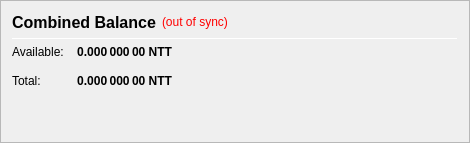
                   <widget class="QFrame" name="frame_CombinedBalances">
                    <property name="minimumSize">
                     <size>
                      <width>470</width>
                      <height>0</height>
                     </size>
                    </property>
                    <property name="frameShape">
                     <enum>QFrame::StyledPanel</enum>
                    </property>
                    <property name="frameShadow">
                     <enum>QFrame::Raised</enum>
                    </property>
                    <layout class="QVBoxLayout" name="verticalLayout_5">
                     <item>
                      <layout class="QHBoxLayout" name="horizontalLayout_5" stretch="0">
                       <item>
                        <widget class="QLabel" name="label_5z">
                         <property name="minimumSize">
                          <size>
                           <width>0</width>
                           <height>20</height>
                          </size>
                         </property>
                         <property name="font">
                          <font>
                           <pointsize>12</pointsize>
                           <weight>75</weight>
                           <bold>true</bold>
                          </font>
                         </property>
                         <property name="toolTip">
                          <string>Combined Balance (including unconfirmed and immature coins)</string>
                         </property>
                         <property name="text">
                          <string>Combined Balance</string>
                         </property>
                        </widget>
                       </item>
                       <item>
                        <widget class="QLabel" name="labelWalletStatus">
                         <property name="cursor">
                          <cursorShape>WhatsThisCursor</cursorShape>
                         </property>
                         <property name="toolTip">
                          <string>The displayed information may be out of date. Your wallet automatically synchronizes with the NANITE network after a connection is established, but this process has not completed yet.</string>
                         </property>
                         <property name="styleSheet">
                          <string notr="true">QLabel { color: red; }</string>
                         </property>
                         <property name="text">
                          <string notr="true">(out of sync)</string>
                         </property>
                         <property name="alignment">
                          <set>Qt::AlignLeading|Qt::AlignLeft|Qt::AlignVCenter</set>
                         </property>
                        </widget>
                       </item>
                       <item>
                        <spacer name="horizontalSpacer_1">
                         <property name="orientation">
                          <enum>Qt::Horizontal</enum>
                         </property>
                         <property name="sizeHint" stdset="0">
                          <size>
                           <width>40</width>
                           <height>20</height>
                          </size>
                         </property>
                        </spacer>
                       </item>
                      </layout>
                     </item>
                     <item>
                      <widget class="Line" name="line_CombinedBalance">
                       <property name="minimumSize">
                        <size>
                         <width>0</width>
                         <height>1</height>
                        </size>
                       </property>
                       <property name="maximumSize">
                        <size>
                         <width>16777215</width>
                         <height>1</height>
                        </size>
                       </property>
                       <property name="orientation">
                        <enum>Qt::Horizontal</enum>
                       </property>
                      </widget>
                     </item>
                     <item>
                      <layout class="QGridLayout" name="gridLayout_3">
                       <property name="spacing">
                        <number>12</number>
                       </property>
                       <item row="1" column="0">
                        <widget class="QLabel" name="labelBalanceTextz">
                         <property name="text">
                          <string>Available:</string>
                         </property>
                        </widget>
                       </item>
                       <item row="1" column="1">
                        <widget class="QLabel" name="labelBalancez">
                         <property name="font">
                          <font>
                           <weight>75</weight>
                           <bold>true</bold>
                          </font>
                         </property>
                         <property name="cursor">
                          <cursorShape>IBeamCursor</cursorShape>
                         </property>
                         <property name="toolTip">
                          <string>Your current spendable balance</string>
                         </property>
                         <property name="text">
                          <string notr="true">0.000 000 00 NTT</string>
                         </property>
                         <property name="alignment">
                          <set>Qt::AlignRight|Qt::AlignTrailing|Qt::AlignVCenter</set>
                         </property>
                         <property name="textInteractionFlags">
                          <set>Qt::LinksAccessibleByMouse|Qt::TextSelectableByKeyboard|Qt::TextSelectableByMouse</set>
                         </property>
                        </widget>
                       </item>
                       <item row="2" column="0">
                        <widget class="QLabel" name="labelTotalTextz">
                         <property name="text">
                          <string>Total:</string>
                         </property>
                        </widget>
                       </item>
                       <item row="2" column="1">
                        <widget class="QLabel" name="labelTotalz">
                         <property name="font">
                          <font>
                           <weight>75</weight>
                           <bold>true</bold>
                          </font>
                         </property>
                         <property name="cursor">
                          <cursorShape>IBeamCursor</cursorShape>
                         </property>
                         <property name="toolTip">
                          <string>Total Balance, including all unavailable coins.</string>
                         </property>
                         <property name="text">
                          <string notr="true">0.000 000 00 NTT</string>
                         </property>
                         <property name="alignment">
                          <set>Qt::AlignRight|Qt::AlignTrailing|Qt::AlignVCenter</set>
                         </property>
                         <property name="textInteractionFlags">
                          <set>Qt::LinksAccessibleByMouse|Qt::TextSelectableByKeyboard|Qt::TextSelectableByMouse</set>
                         </property>
                        </widget>
                       </item>
                       <item row="2" column="3">
                        <spacer name="horizontalSpacer_2">
                         <property name="orientation">
                          <enum>Qt::Horizontal</enum>
                         </property>
                         <property name="sizeHint" stdset="0">
                          <size>
                           <width>40</width>
                           <height>20</height>
                          </size>
                         </property>
                        </spacer>
                       </item>
                      </layout>
                     </item>
                     <item>
                      <spacer name="verticalSpacer_1">
                       <property name="orientation">
                        <enum>Qt::Vertical</enum>
                       </property>
                       <property name="sizeHint" stdset="0">
                        <size>
                         <width>20</width>
                         <height>40</height>
                        </size>
                       </property>
                      </spacer>
                     </item>
                    </layout>
                   </widget>
